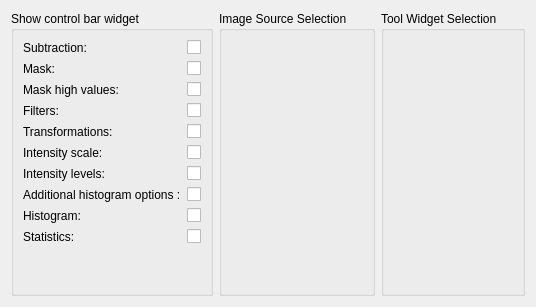
       <widget class="QWidget" name="layoutTab">
        <attribute name="title">
         <string>Layout</string>
        </attribute>
        <layout class="QHBoxLayout" name="horizontalLayout_4">
         <item>
          <widget class="QGroupBox" name="viewGroupBox">
           <property name="title">
            <string>Show control bar widget</string>
           </property>
           <layout class="QGridLayout" name="gridLayout_24">
            <item row="0" column="0">
             <layout class="QGridLayout" name="viewGridLayout">
              <item row="8" column="1">
               <widget class="QCheckBox" name="showaddhistoCheckBox">
                <property name="toolTip">
                 <string>&lt;html&gt;&lt;head/&gt;&lt;body&gt;&lt;p&gt;show additional histogram options like image data step and bin edges algorithm&lt;/p&gt;&lt;/body&gt;&lt;/html&gt;</string>
                </property>
                <property name="text">
                 <string/>
                </property>
               </widget>
              </item>
              <item row="9" column="0">
               <widget class="QLabel" name="showhistoLabel">
                <property name="toolTip">
                 <string>show histogram to set range and color distribution</string>
                </property>
                <property name="text">
                 <string>Histogram:</string>
                </property>
                <property name="buddy">
                 <cstring>showhistoCheckBox</cstring>
                </property>
               </widget>
              </item>
              <item row="7" column="1">
               <widget class="QCheckBox" name="showlevelsCheckBox">
                <property name="text">
                 <string/>
                </property>
               </widget>
              </item>
              <item row="10" column="1">
               <widget class="QCheckBox" name="showstatsCheckBox">
                <property name="toolTip">
                 <string>&lt;html&gt;&lt;head/&gt;&lt;body&gt;&lt;p&gt;show widgets statistics values&lt;/p&gt;&lt;/body&gt;&lt;/html&gt;</string>
                </property>
                <property name="text">
                 <string/>
                </property>
               </widget>
              </item>
              <item row="10" column="0">
               <widget class="QLabel" name="showstatsLabel">
                <property name="toolTip">
                 <string>&lt;html&gt;&lt;head/&gt;&lt;body&gt;&lt;p&gt;show widgets statistics values&lt;/p&gt;&lt;/body&gt;&lt;/html&gt;</string>
                </property>
                <property name="text">
                 <string>Statistics:</string>
                </property>
                <property name="buddy">
                 <cstring>showstatsCheckBox</cstring>
                </property>
               </widget>
              </item>
              <item row="2" column="0">
               <widget class="QLabel" name="showmaskLabel">
                <property name="toolTip">
                 <string>show widgets to select the image mask</string>
                </property>
                <property name="text">
                 <string>Mask:</string>
                </property>
                <property name="buddy">
                 <cstring>showmaskCheckBox</cstring>
                </property>
               </widget>
              </item>
              <item row="1" column="0">
               <widget class="QLabel" name="showsubLabel">
                <property name="toolTip">
                 <string>show widgets to select the image backgroud subtraction</string>
                </property>
                <property name="text">
                 <string>Subtraction:</string>
                </property>
                <property name="buddy">
                 <cstring>showsubCheckBox</cstring>
                </property>
               </widget>
              </item>
              <item row="1" column="1">
               <widget class="QCheckBox" name="showsubCheckBox">
                <property name="toolTip">
                 <string>show widgets to select the image backgroud subtraction</string>
                </property>
                <property name="text">
                 <string/>
                </property>
               </widget>
              </item>
              <item row="7" column="0">
               <widget class="QLabel" name="showlevelsLabel">
                <property name="toolTip">
                 <string>show widgets to select the image intensity levels</string>
                </property>
                <property name="text">
                 <string>Intensity levels:</string>
                </property>
                <property name="buddy">
                 <cstring>showlevelsCheckBox</cstring>
                </property>
               </widget>
              </item>
              <item row="6" column="0">
               <widget class="QLabel" name="showscaleLabel">
                <property name="toolTip">
                 <string>show widgets to select the image intensity scale</string>
                </property>
                <property name="text">
                 <string>Intensity scale:</string>
                </property>
                <property name="buddy">
                 <cstring>showscaleCheckBox</cstring>
                </property>
               </widget>
              </item>
              <item row="6" column="1">
               <widget class="QCheckBox" name="showscaleCheckBox">
                <property name="toolTip">
                 <string>show widgets to select the image intensity scale</string>
                </property>
                <property name="text">
                 <string/>
                </property>
               </widget>
              </item>
              <item row="9" column="1">
               <widget class="QCheckBox" name="showhistoCheckBox">
                <property name="toolTip">
                 <string>show histogram to set range and color distribution</string>
                </property>
                <property name="text">
                 <string/>
                </property>
               </widget>
              </item>
              <item row="3" column="0">
               <widget class="QLabel" name="showmaskhighLabel">
                <property name="toolTip">
                 <string>&lt;html&gt;&lt;head/&gt;&lt;body&gt;&lt;p&gt;show widgets to select the mask high pixel values&lt;/p&gt;&lt;/body&gt;&lt;/html&gt;</string>
                </property>
                <property name="text">
                 <string>Mask high values:</string>
                </property>
                <property name="buddy">
                 <cstring>showmaskhighCheckBox</cstring>
                </property>
               </widget>
              </item>
              <item row="3" column="1">
               <widget class="QCheckBox" name="showmaskhighCheckBox">
                <property name="toolTip">
                 <string>&lt;html&gt;&lt;head/&gt;&lt;body&gt;&lt;p&gt;show widgets to select the mask high pixel values&lt;/p&gt;&lt;/body&gt;&lt;/html&gt;</string>
                </property>
                <property name="text">
                 <string/>
                </property>
               </widget>
              </item>
              <item row="2" column="1">
               <widget class="QCheckBox" name="showmaskCheckBox">
                <property name="toolTip">
                 <string>show widgets to select the image mask</string>
                </property>
                <property name="text">
                 <string/>
                </property>
               </widget>
              </item>
              <item row="8" column="0">
               <widget class="QLabel" name="showaddhistoLabel">
                <property name="toolTip">
                 <string>&lt;html&gt;&lt;head/&gt;&lt;body&gt;&lt;p&gt;show additional histogram options like image data step and bin edges algorithm&lt;/p&gt;&lt;/body&gt;&lt;/html&gt;</string>
                </property>
                <property name="text">
                 <string>Additional histogram options :</string>
                </property>
                <property name="buddy">
                 <cstring>showaddhistoCheckBox</cstring>
                </property>
               </widget>
              </item>
              <item row="5" column="0">
               <widget class="QLabel" name="showtransLabel">
                <property name="toolTip">
                 <string>show widgets to select the image transformations</string>
                </property>
                <property name="text">
                 <string>Transformations:</string>
                </property>
                <property name="buddy">
                 <cstring>showtransCheckBox</cstring>
                </property>
               </widget>
              </item>
              <item row="4" column="0">
               <widget class="QLabel" name="showfiltersLabel">
                <property name="toolTip">
                 <string>&lt;html&gt;&lt;head/&gt;&lt;body&gt;&lt;p&gt;show widgets to select image filters&lt;/p&gt;&lt;/body&gt;&lt;/html&gt;</string>
                </property>
                <property name="text">
                 <string>Filters:</string>
                </property>
                <property name="buddy">
                 <cstring>showfiltersCheckBox</cstring>
                </property>
               </widget>
              </item>
              <item row="5" column="1">
               <widget class="QCheckBox" name="showtransCheckBox">
                <property name="toolTip">
                 <string>show widgets to select the image transformations</string>
                </property>
                <property name="text">
                 <string/>
                </property>
               </widget>
              </item>
              <item row="4" column="1">
               <widget class="QCheckBox" name="showfiltersCheckBox">
                <property name="toolTip">
                 <string>&lt;html&gt;&lt;head/&gt;&lt;body&gt;&lt;p&gt;show widgets to select image filters&lt;/p&gt;&lt;/body&gt;&lt;/html&gt;</string>
                </property>
                <property name="text">
                 <string/>
                </property>
               </widget>
              </item>
             </layout>
            </item>
            <item row="1" column="0">
             <spacer name="verticalSpacer_4">
              <property name="orientation">
               <enum>Qt::Vertical</enum>
              </property>
              <property name="sizeHint" stdset="0">
               <size>
                <width>20</width>
                <height>40</height>
               </size>
              </property>
             </spacer>
            </item>
           </layout>
          </widget>
         </item>
         <item>
          <widget class="QGroupBox" name="isGroupBox">
           <property name="title">
            <string>Image Source Selection</string>
           </property>
           <layout class="QGridLayout" name="gridLayout_25">
            <item row="0" column="0">
             <widget class="QWidget" name="isWidget" native="true"/>
            </item>
           </layout>
          </widget>
         </item>
         <item>
          <widget class="QGroupBox" name="twGroupBox">
           <property name="title">
            <string>Tool Widget Selection</string>
           </property>
           <layout class="QGridLayout" name="gridLayout_26">
            <item row="0" column="0">
             <widget class="QWidget" name="twWidget" native="true"/>
            </item>
           </layout>
          </widget>
         </item>
        </layout>
       </widget>
